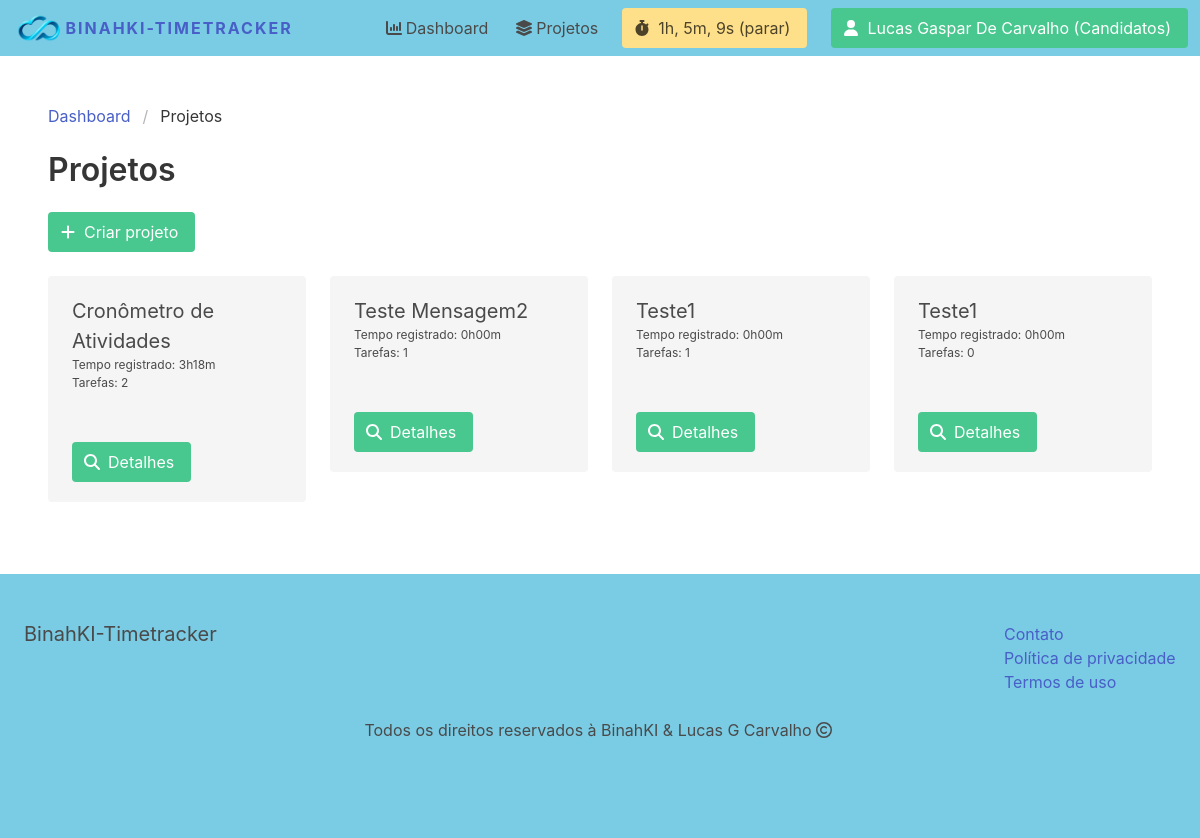
The page /dashboard/projetos/ (signed in) on the database its author committed.
### apps/equipe/models.py (models this page shows, shortened)
class Equipe(models.Model):
    ACTIVE = 'active'
    DELETED = 'deleted'
    CHOICES_STATUS = (
        (ACTIVE, 'Ativa'),
        (DELETED, 'Deletada')
    )
    nome = models.CharField(max_length=255)
    membros = models.ManyToManyField(User, related_name='equipes')
    criado_por = models.ForeignKey(User, related_name='equipes_criadas', on_delete=models.CASCADE)
    criado_em = models.DateTimeField(auto_now_add=True)
    status = models.CharField(max_length=10, choices=CHOICES_STATUS, default=ACTIVE)
    class Meta:
        ordering = ['nome']

### apps/projeto/models.py (models this page shows, shortened)
class Projeto(models.Model):
    equipe = models.ForeignKey(Equipe, related_name='projetos', on_delete=models.CASCADE)
    nome = models.CharField(max_length=255)
    criado_por = models.ForeignKey(User, related_name='projetos' , on_delete=models.CASCADE)
    criado_em = models.DateField(auto_now_add=True)
    class Meta:
        ordering = ['nome']
    def tempo_registrado(self):
        return sum(registro.minutos for registro in self.registros.all())
    def num_tarefas_pendentes(self):
        return self.tarefas.filter(status=Tarefa.TODO).count()

class Registro(models.Model):
    equipe = models.ForeignKey(Equipe, related_name='registros', on_delete=models.CASCADE)
    projeto = models.ForeignKey(Projeto, related_name='registros', on_delete=models.CASCADE, blank=True, null=True)
    tarefa = models.ForeignKey(Tarefa, related_name='registros', on_delete=models.CASCADE, blank=True, null=True)
    minutos = models.IntegerField(default=0)
    eh_registrado = models.BooleanField(default=False)
    criado_por = models.ForeignKey(User, related_name='registros', on_delete=models.CASCADE)
    criado_em = models.DateTimeField()
    class Meta:
        ordering = ['-criado_em']

### apps/projeto/views.py (the view)
# urls.py: path('projetos/', include('apps.projeto.urls')),
@login_required
def projetos(request):
    equipe = get_object_or_404(Equipe, pk=request.user.userprofile.active_team_id, status=Equipe.ACTIVE)
    projetos = equipe.projetos.all()
    if request.method == 'POST':
        nome = request.POST.get('nome')
        if nome:
            projeto = Projeto.objects.create(equipe=equipe, nome=nome, criado_por=request.user)
            messages.info(request, 'O projeto foi criado com sucesso!')
            return redirect('projeto:projetos')
    return render(request, 'projeto/projetos.html', {'equipe':equipe, 'projetos':projetos})

### apps/dashboard/templatetags/dashboardextras.py (called while the page is built)
def formata_tempo(value):
    h, m = divmod(value, 60)
    return '{:d}h{:02d}m'.format(h, m)

### apps/equipe/context_processors.py (called while the page is built)
def equipe_ativa(request):
    if request.user.is_authenticated:
        if request.user.userprofile.active_team_id:
            equipe = Equipe.objects.get(pk=request.user.userprofile.active_team_id)
            return {'equipe_ativa': equipe}
    return {'equipe_ativa': None}

### apps/projeto/context_processors.py (called while the page is built)
def registro_ativo(request):
    if request.user.is_authenticated:
        if request.user.userprofile.active_team_id:
            equipe = get_object_or_404(Equipe, pk=request.user.userprofile.active_team_id, status=Equipe.ACTIVE)
            registros_nao_rastreados = Registro.objects.filter(equipe=equipe, criado_por=request.user, minutos=0, eh_registrado=False)
            if registros_nao_rastreados:
                registro_ativo = registros_nao_rastreados.first()
                registro_ativo.seconds_since = int((datetime.now(timezone.utc) - registro_ativo.criado_em).total_seconds())
                return {'registro_ativo_segundos': registro_ativo.seconds_since, 'tempo_inicio': registro_ativo.criado_em.isoformat()}
    return {'registro_ativo_segundos': 0, 'tempo_inicio': datetime.now().isoformat()}

### apps/projeto/templates/projeto/projetos.html (shortened to what this page needs)
{% extends 'core/base.html' %}
{% load dashboardextras %}
{% block content %}
<div id="projetos-app">
    <nav class="breadcrumb" aria-label="breadcrumbs">
        <ul>
            <li><a href="#">Dashboard</a></li>
            <li class="is-active"><a href="" aria-current="page">Projetos</a></li>
        </ul>
    </nav>
    <div class="columns">
        <div class="column is-4">
            <h1 class="title">Projetos</h1>
            <a @click="mostraAddProjetoModal = !mostraAddProjetoModal" class="button is-success">
                <span class="icon"><i class="fa-solid fa-plus"></i></span>
                <span>Criar projeto</span>
            </a>
        </div>
    </div>
    <div class="columns">
        {% for projeto in projetos %}
            <div class="column is-3">
                <div class="notification">
                    <h2 class="is-size-5">{{ projeto.nome }}</h2>
                    <p class="is-size-7">Tempo registrado: {{ projeto.tempo_registrado|formata_tempo }}</p>
                    <p class="is-size-7">Tarefas: {{ projeto.num_tarefas_pendentes }}</p>
                    <hr>
                    <a href="{% url 'projeto:projeto' projeto.id %}" class="button is-success">
                        <span class="icon"><i class="fa-solid fa-magnifying-glass"></i></span>
                        <span>Detalhes</span>
                    </a>
                </div>
            </div>
            {% empty %}
                <div class="column is-3">
                    <div class="notification">
                        Nenhum projeto encontrado...
                    </div>
                </div>
        {% endfor %}
    </div>
</div>
{% endblock %}

### apps/core/templates/core/base.html (shortened to what this page needs)
<!DOCTYPE html>
<html lang="en">
<head>
    <link rel="stylesheet" type="text/css" href="https://cdn.jsdelivr.net/npm/bulma@0.9.1/css/bulma.min.css">
    <link rel="stylesheet" href="../../../../static/assets/style.css">
</head>
<body>
    <div id="navbar-app">
        <nav class="navbar is-bluebg">
            <div class="navbar-brand">
                <a href="{% url 'frontpage' %}" class="navbar-item show">
                    <img src="../../../../static/images/logo.png" alt="logo">
                    <strong>BinahKI-Timetracker</strong>
                </a>
            </div>
            <div class="navbar-menu">
                <div class="navbar-end">
                    {% if request.user.is_authenticated %}
                        <a href="{%url 'dashboard' %}" class="navbar-item">
                            <span class="icon"><i class="fa-solid fa-chart-column"></i></span>
                            <span>Dashboard</span>
                        </a>
                        <a href="{% url 'projeto:projetos' %}" class="navbar-item">
                            <span class="icon"><i class="fa-solid fa-layer-group"></i></span>
                            <span>Projetos</span>
                        </a>
                        <div class="navbar-item" v-else>
                            <div class="buttons">
                                <a class="button is-warning" @click="stopTimer()">
                                    <span class="icon"><i class="fas fa-stopwatch"></i></span>
                                    <span>[[ readableSeconds ]] (parar)</span>
                                </a>
                            </div>
                        </div>
                    {% endif %}
                    <div class="navbar-item">
                        <div class="buttons">
                            {% if request.user.is_authenticated %}
                                <a href="{% url 'meu_perfil' %}" class="button is-success">
                                    <span class="icon"><i class="fas fa-user"></i></span>
                                    <span>{% firstof request.user.get_full_name request.user.username %}{% if equipe_ativa %} ({{ equipe_ativa.nome }}){% endif %}</span>
                                </a>
                            {% endif %}
                        </div>
                    </div>
                </div>
            </div>
        </nav>
    </div>
    <section class="section">
        {% block content %}
        {% endblock %}
    </section>
    <footer class="footer is-bluebg">
        <div class="columns is-multiline">
            <div class="column is-4">
                <h2 class="subtitle">BinahKI-Timetracker</h2>
            </div>
            <div class="column is-offset-6 is-2">
                <ul>
                    <li><a href="#">Contato</a></li>
                    <li><a href="{% url 'privacidade' %}">Política de privacidade</a></li>
                    <li><a href="{% url 'termos' %}">Termos de uso</a></li>
                </ul>
            </div>
            <div class="column is-12 has-text-centered">
                <p class="is-flex is-justify-content-center">
                    <span>Todos os direitos reservados à BinahKI & Lucas G Carvalho</span>
                    <span class="icon"><i class="fa-regular fa-copyright"></i></span>
                </p>
            </div>
        </div>
    </footer>
</body>
</html>

### static/assets/style.css (style rules this page uses)
.is-bluebg { background: rgb(122, 203, 228); }
.show { text-transform: uppercase; letter-spacing: 2px; }

### rows shown on the page
Equipe: nome "Candidatos"
Projeto: nome "Cronômetro de Atividades", tempo_registrado "3h18m", num_tarefas_pendentes "2"
Projeto: nome "Teste Mensagem2", tempo_registrado "0h00m", num_tarefas_pendentes "1"
Projeto: nome "Teste1", tempo_registrado "0h00m", num_tarefas_pendentes "1"
Projeto: nome "Teste1", tempo_registrado "0h00m", num_tarefas_pendentes "0"
